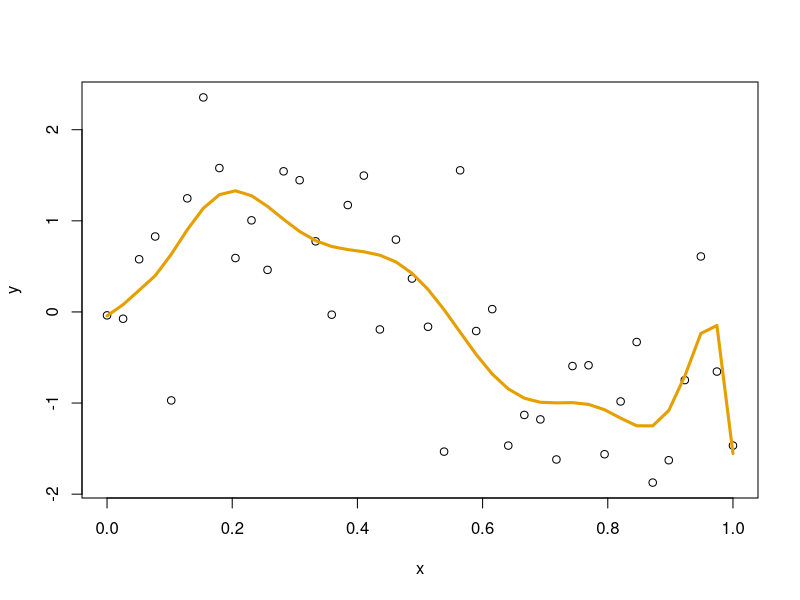
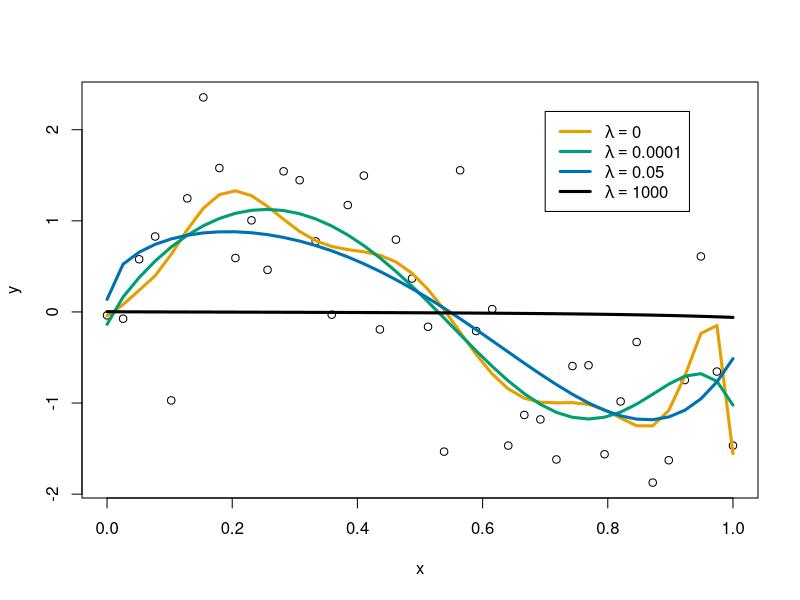
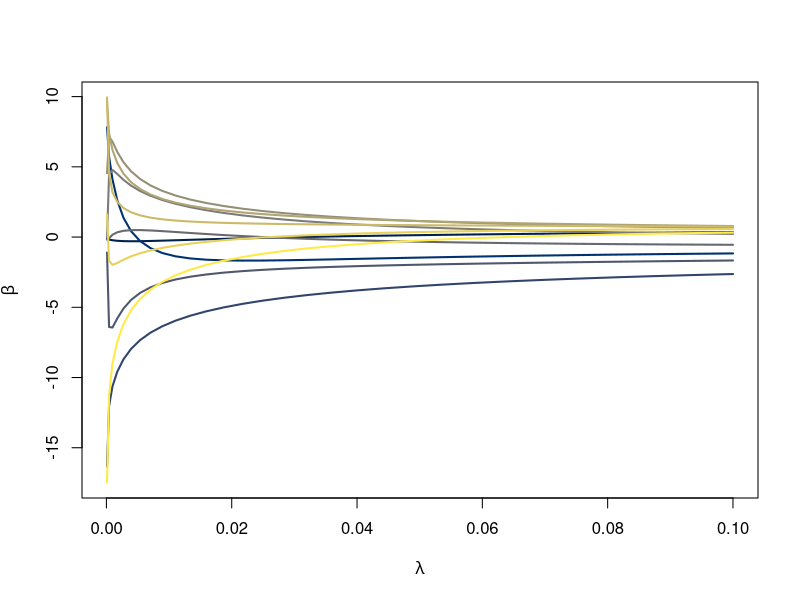
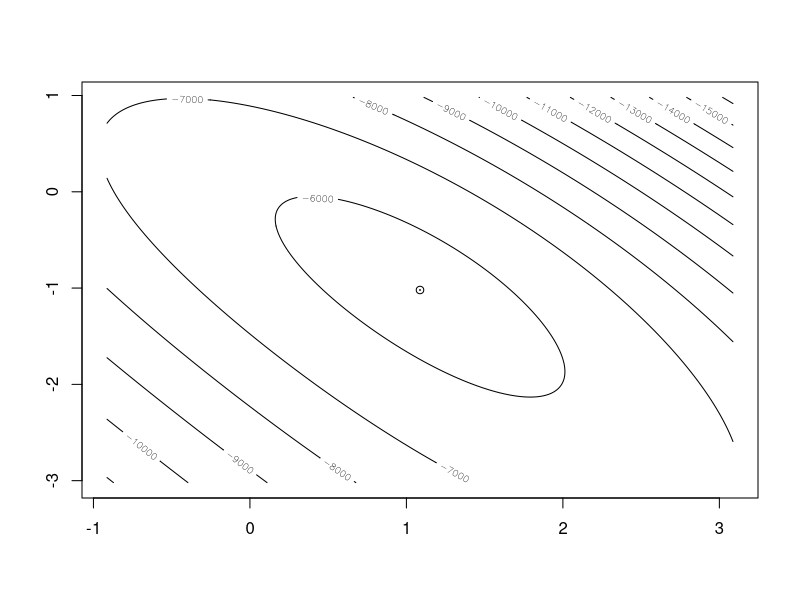
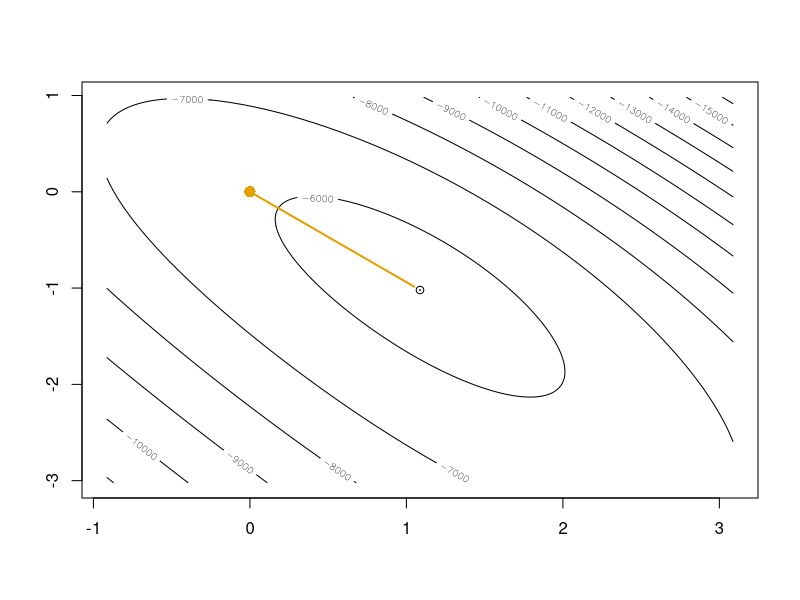
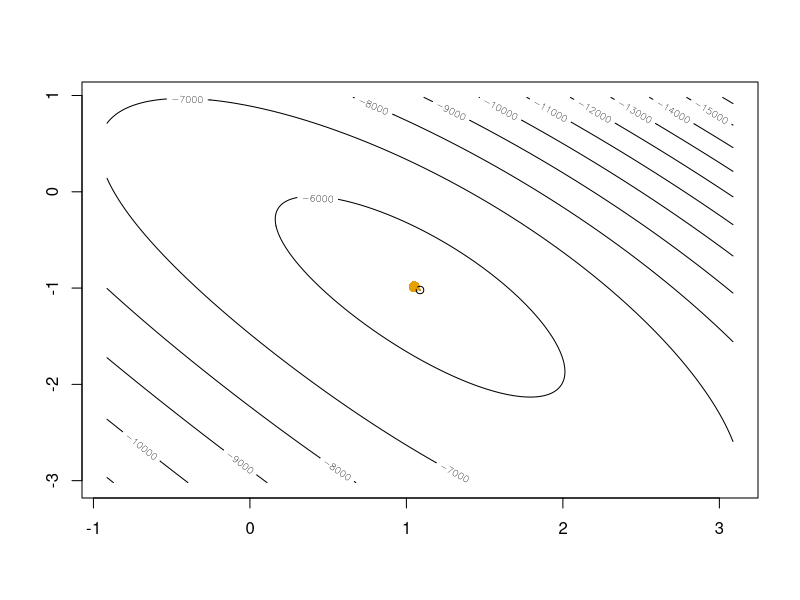

Write R code to recreate these figures, in order.
## ---- chunk 1
A <- rbind(c(1,2),
           c(3,4),
           c(5,6))
B <- rbind(c(-9,-8),
           c(-7,-6))
A %*% B
## ---- chunk 2
A <- rbind(c(-1,1),c(1,-1))
B <- rbind(c(2,0),c(1,6))
A %*% B

A <- rbind(c(2,0),c(1,6))
B <- rbind(c(-1,1),c(1,-1))
A %*% B

A <- diag(1,3) # diagonal, or
A <- diag(c(1,1,1))
B <- cbind(c(3,2,1),c(1,1,3))
A %*% B

A <- matrix(1:3, ncol=3)
B <- t(A)
A %*% B
## ---- chunk 3
    A <- rbind(c(2,0), c(1,6))
    solve(A)
    # confirm it's an inverse
    A %*% solve(A)
## ---- chunk 4
dAge <- data.frame(ratio=c(0.040,0.070,0.070,0.075,0.080,0.085,0.105,0.110,0.115,
                           0.130,0.140,0.150,0.160,0.165,0.170),
                   age=c(0,2,16,10,18,19,16,21,21,25,26,28,34,39,40))
lm(age~ratio, data=dAge)
## ---- chunk 5
X <- cbind(1, dAge$ratio)
X
## ---- chunk 6
y <- dAge$age
y
## ---- chunk 7
# compute (X'X)^-1X'y
betaHat <- solve(t(X) %*% X) %*% t(X) %*% y
betaHat
## ---- chunk 8
set.seed(20240225)
x <- seq(0,1,length.out=40)
y <- sin(6*x) + rnorm(length(x),0,0.7)
## ---- chunk 9
#| label: fig-polynomialFit
#| fig-cap: Polynomial model fit using OLS without any coefficient penalty
X <- model.matrix(~x+I(x^2)+I(x^3)+I(x^4)+I(x^5)+I(x^6)+I(x^7)+I(x^8)+I(x^9)+
                    I(x^10)+sqrt(x), 
                  data=data.frame(x))

betaHat <- solve(t(X) %*% X) %*% t(X) %*% y
yHat <- X %*% betaHat
plot(x,y)
lines(x, yHat, col="#E69F00", lwd=3)
## ---- chunk 10
betaHat
## ---- chunk 11
#| label: fig-polynomialsRidge
#| fig-cap: Polynomial model fits with increasing ridge penalty
plot(x,y)

# the identity matrix... but with a 0 in the top left to avoid a
#   penalty on beta0
matI <- diag(c(0,rep(1,ncol(X)-1)))
lambda <- 0
betaHat <- solve(t(X) %*% X + lambda*matI) %*% t(X) %*% y
yHat <- X %*% betaHat
lines(x, yHat, col="#E69F00", lwd=3)

lambda <- 0.0001
betaHat <- solve(t(X) %*% X + lambda*matI) %*% t(X) %*% y
yHat <- X %*% betaHat
lines(x, yHat, col="#009E73", lwd=3)

lambda <- 0.05
betaHat <- solve(t(X) %*% X + lambda*matI) %*% t(X) %*% y
yHat <- X %*% betaHat
lines(x, yHat, col="#0072B2", lwd=3)

lambda <- 1000
betaHat <- solve(t(X) %*% X + lambda*matI) %*% t(X) %*% y
yHat <- X %*% betaHat
lines(x, yHat, col="black", lwd=3)

legend(0.7, 2.2, 
       legend = c(bquote(lambda == 0), 
                  bquote(lambda == .(sprintf("%.4f", 0.0001))), 
                  bquote(lambda == 0.05), 
                  bquote(lambda == 1000)), 
       col=c("#E69F00","#009E73","#0072B2","black"),
       lwd=3)
## ---- chunk 12
#| label: fig-polynomialsRidgeCoefTrace
#| fig-cap: Coefficient paths with increasing ridge penalty

lambda <- seq(sqrt(0.0001),sqrt(0.1), length=30); lambda <- lambda^2

betas <- matrix(NA, nrow=length(betaHat), ncol=length(lambda))

for(i in 1:length(lambda))
{
  betas[,i] <- solve(t(X) %*% X + lambda[i]*matI) %*% t(X) %*% y
}
plot(lambda,lambda, 
     ylim=range(betas), 
     ylab=expression(beta),
     xlab=expression(lambda),
     type="n")

color_palette <- viridis::cividis(11)
for(i in 1:nrow(betas))
{
  lines(lambda, betas[i,], 
        col=color_palette[i],
        lwd=2)
}
## ---- chunk 13
set.seed(20240217)
n <- 10000
beta <- c(-1,1,-1)
X <- cbind(1, matrix(runif(n*2), ncol=2))
y <- rbinom(n, 1, 1/(1+exp(-X %*% beta)))
## ---- chunk 14
glm1 <- glm(y~-1+X, family = binomial)
glm1
## ---- chunk 15
#| cache: true
#| label: fig-contourPlotLLsurface
#| fig-cap: Contour plot of the logistic log-likelihood function in the neighborhood of the maximum likelihood estimate
logitLL <- function(beta, X0, y0)
{
   Xbeta <- X0 %*% beta
   return( as.numeric( y0 %*% Xbeta - sum(log(1+exp(Xbeta))) ))
}

beta0 <- coef(glm1)
bGrid <- expand.grid(beta0=beta0[1],
                     beta1=beta0[2] + seq(-3,3,length=201),
                     beta2=beta0[3] + seq(-3,3,length=201))
bGrid$LL <- apply(bGrid[,1:3], 1, logitLL, X0=X, y0=y)


plotLL <- list(x=beta0[2] + seq(-2,2,length=201),
               y=beta0[3] + seq(-2,2,length=201),
               z=matrix(bGrid$LL, nrow=201))
contour(x=plotLL,
        levels=c(pretty(bGrid$LL, 15), floor(max(bGrid$LL))))
points(coef(glm1)[2],coef(glm1)[3])
## ---- chunk 16
#| label: fig-contourPlotLLsurface2
#| fig-cap: Contour plot of the logistic log-likelihood function showing the first IRLS iteration
# starting value intercept only
beta0 <- c(log(mean(y)/(1-mean(y))), 0, 0)
contour(x=plotLL,
        levels=c(pretty(bGrid$LL, 15), floor(max(bGrid$LL))))
points(beta0[2], beta0[3], col="#E69F00", pch=16, cex=1.5)
points(coef(glm1)[2], coef(glm1)[3])

# (X'WX)^-1 X'(y-p) is the direction where Newton-Raphson tells us we should move
p <- as.numeric(1/(1+exp(-X %*% beta0)))
betaNew <- beta0 + solve(t(X) %*% diag(p*(1-p)) %*% X) %*% t(X) %*% (y-p)
lines(c(beta0[2],betaNew[2]), c(beta0[3],betaNew[3]), col="#E69F00", lwd=2)

beta0 <- betaNew
## ---- chunk 17
#| label: fig-contourPlotLLsurface3
#| fig-cap: Contour plot of the logistic log-likelihood function showing the second IRLS iteration
contour(x=plotLL,
        levels=c(pretty(bGrid$LL, 15), floor(max(bGrid$LL))))
points(beta0[2], beta0[3], col="#E69F00", pch=16, cex=1.5)
points(coef(glm1)[2],coef(glm1)[3])

# (X'WX)^-1 X'(y-p) is the direction where Newton-Raphson tells us we should move
p <- as.numeric(1/(1+exp(-X %*% beta0)))
betaNew <- beta0 + solve(t(X) %*% diag(p*(1-p)) %*% X) %*% t(X) %*% (y-p)
lines(c(beta0[2],betaNew[2]), c(beta0[3],betaNew[3]), col="#E69F00", lwd=2)

beta0 <- betaNew
## ---- chunk 18
cbind(beta0, coef(glm1))
## ---- chunk 19
# IRLS
# starting value
beta0 <- c(log(mean(y)/(1-mean(y))), 0, 0)

for(i in 1:4)
{
  p <- as.numeric(1/(1+exp(-X %*% beta0)))
  z <- X %*% beta0 + (y-p)/(p*(1-p))
  w <- p*(1-p)
  beta0 <- coef(lm(z~-1+X, weights = w))
  print(beta0)
}

# compare with `glm()`
cbind(beta0, coef(glm1))
## ---- chunk 20
# Fisher information, -X'WX
t(X) %*% diag(p*(1-p)) %*% X
# inverse of Fisher information
solve( t(X) %*% diag(p*(1-p)) %*% X )

# compare with the variance-covariance matrix from glm()
vcov(glm1)

# extract the diagonals and compute the square root
solve( t(X) %*% diag(p*(1-p)) %*% X ) |> diag() |> sqrt()

# compare with the standard errors form glm()
summary(glm1)
